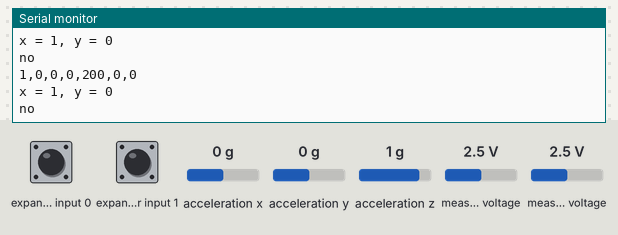
This sketch was run on a simulated Arduino Uno, built with avr-gcc and run on an emulated ATmega328P. On the bench: the last lines printed to the serial monitor. Wiring (inferred from the names in the program): Wii Nunchuk at I2C address 0x52. Inputs (shaded band) come from the test bench; at power-on: measured voltage 2.5 V, acceleration x 0 g, acceleration y 0 g, acceleration z 1 g, expander input 0 HIGH, expander input 1 HIGH. No radio packets arrive unless stated.

Above: at 1.2 s.
1.3 s: measured voltage (sensor 200) set to 0.1 V
At 1.33 s:
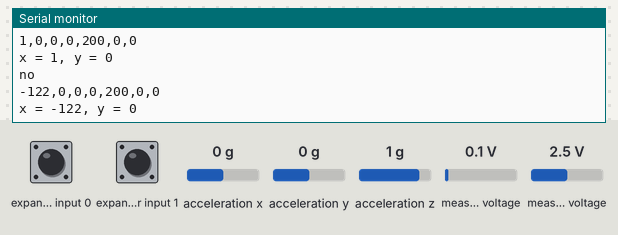
2.9 s: acceleration x set to 0.8 g
At 3.6 s:
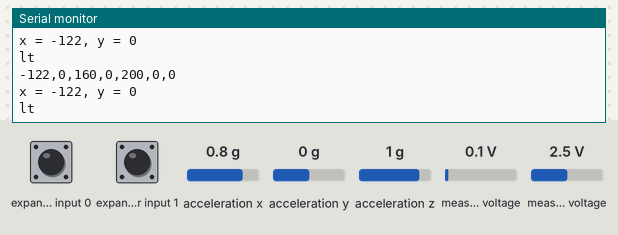
5.9 s: measured voltage (sensor 201) set to 0.1 V
At 6.5 s:
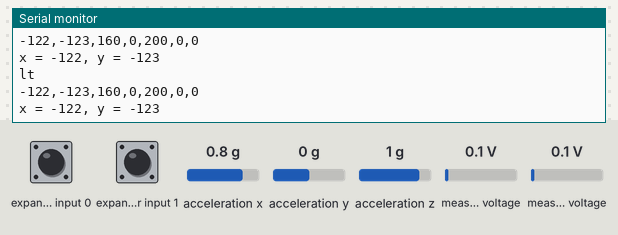
8.9 s: acceleration y set to -1.4 g
At 9.5 s:
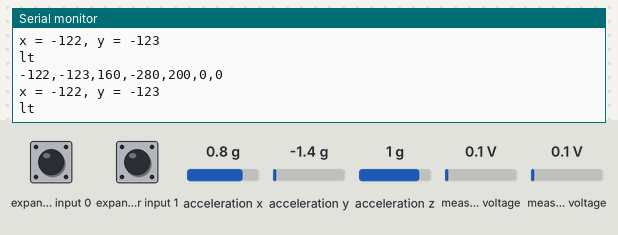
11.9 s: acceleration z set to -1.4 g
At 12.4 s:
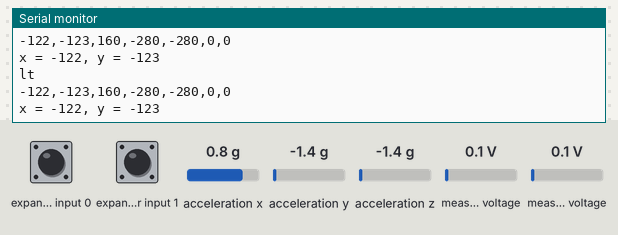
14.9 s: measured voltage (sensor 200) set to 2.5 V
At 15.8 s:
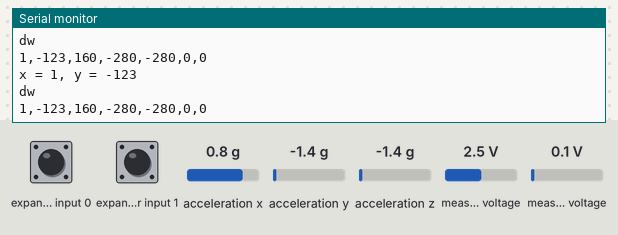

The sketch:

remote.ino
```cpp
#include <RH_ASK.h> //libraria RadioHead, pentru modulul Wireles
#include <SPI.h>//librarie folosita de libraria RadioHead
#include <Nunchuk.h>//librarie folosite pentru comunicarea cu joystickul
#include <Wire.h>//librarie folosita de Nunchuck.h
RH_ASK rf_driver; //initializam modulul wireles
int normalx = 0; //valoare x a joysticului in stadiu de repaus
int normaly = 0;//valoare y a joysticului in stadiu de repaus
int step = 50; //valoare minima pentru ca barca sa mearga - sensitivitatea
void setup() {
  Serial.begin(9600);//folosim Serial port pentru debugging

  rf_driver.init();//intializam modulul wireles
  Wire.begin();
  //initializam controlerul
  nunchuk_init();
}

void loop() {
  if (nunchuk_read()) {//cand primit date de la joystick
    // nunchuck_data - date de la joystick
    //printam pentru debuging
    nunchuk_print();
    int xValue = nunchuk_joystickX();
    int yValue = nunchuk_joystickY();
    //Preia datele de la joystick si le trimite prin radio
    Serial.print("x = ");
    Serial.print(xValue);
    Serial.print(", y = ");
    Serial.println(yValue);
    //calculez comanda in functie de variabilele normalx, normaly si step
    const char *msg = "no";
    if (yValue > normalx + step) {
      msg = "up";//in fata
    }
    if (yValue < normalx - step) {
      msg = "dw";//in spate
    }
    if (xValue < normaly - step) {
      msg = "lt";//stanga

    }
    if (xValue > normaly + step) {
      msg = "rt";//dreapta

    }
    Serial.println(msg);
    //trimit comanda
    rf_driver.send((uint8_t *)msg, strlen(msg));
    rf_driver.waitPacketSent();
  }
  //delay de 10 milisecunde pentru a nu suprasolicita placuta
  delay(10);
}
```

Nunchuk.h
```cpp
// (licence header left out)
#ifndef NUNCHUK_H
#define NUNCHUK_H

#include <Wire.h>

// Calibration accelerometer values, depends on your Nunchuk
#define NUNCHUK_ACCEL_X_ZERO 512
#define NUNCHUK_ACCEL_Y_ZERO 512
#define NUNCHUK_ACCEL_Z_ZERO 512

// Calibration joystick values
#define NUNCHUK_JOYSTICK_X_ZERO 127
#define NUNCHUK_JOYSTICK_Y_ZERO 128

// Whether to disable encryption. Enabling encryption means that every packet must be decrypted, which wastes cpu cycles. Cheap Nunchuk clones have problems with the encrypted init sequence, so be sure you know what you're doing
#define NUNCHUK_DISABLE_ENCRYPTION

// Print debug information instead of a CSV stream to the serial port
// #define NUNCHUK_DEBUG

// The Nunchuk I2C address
#define NUNCHUK_ADDRESS 0x52

#if ARDUINO >= 100
#define I2C_READ() Wire.read()
#define I2C_WRITE(x) Wire.write(x)
#else
#define I2C_READ() Wire.receive()
#define I2C_WRITE(x) Wire.send(x)
#endif

#define I2C_START(x) Wire.beginTransmission(x)
#define I2C_STOP() Wire.endTransmission(true)

uint8_t nunchuk_data[6];
uint8_t nunchuk_cali[16];

#if defined(__AVR_ATmega168__) || defined(__AVR_ATmega328P__) // Only Arduino UNO
/**
 * Use normal analog ports as power supply, which is useful if you want to have all pins in a row
 * Like for the famous WiiChuck adapter
 * @see https://todbot.com/blog/2008/02/18/wiichuck-wii-nunchuck-adapter-available/
 */
static void nunchuk_init_power() {
    // Add power supply for port C2 (GND) and C3 (PWR)
    PORTC &= ~_BV(PORTC2);
    PORTC |= _BV(PORTC3);
    DDRC |= _BV(PORTC2) | _BV(PORTC3);
    delay(100);
}
#endif
/**
 * Initializes the Nunchuk communication by sending a sequence of bytes
 */
static void nunchuk_init() {

#ifdef NUNCHUK_DISABLE_ENCRYPTION
    I2C_START(NUNCHUK_ADDRESS);
    I2C_WRITE(0xF0);
    I2C_WRITE(0x55);
    I2C_STOP();
    // delay(1);
    I2C_START(NUNCHUK_ADDRESS);
    I2C_WRITE(0xFB);
    I2C_WRITE(0x00);
    I2C_STOP();
    // delay(1);
#else
    I2C_START(NUNCHUK_ADDRESS);
    I2C_WRITE(0x40);
    I2C_WRITE(0x00);
    I2C_STOP();
    // delay(1);
#endif

#ifdef NUNCHUK_DEBUG
    Serial.print("Ident: "); // 0xA4200000 for Nunchuck, 0xA4200101 for Classic, 0xA4200402 for Balance

    I2C_START(NUNCHUK_ADDRESS);
    I2C_WRITE(0xFA);
    I2C_STOP();

    Wire.requestFrom(NUNCHUK_ADDRESS, 6);
    for (uint8_t i = 0; i < 6; i++) {
        if (Wire.available()) {
            Serial.print(I2C_READ(), HEX);
            Serial.print(" ");
        }
    }
    I2C_STOP();
    Serial.println("");

    delay(100); // Wait for serial transfer, before loop()ing
#endif

}

/**
 * Decodes a byte if encryption is used
 *
 * @param x The byte to be decoded
 */
static inline uint8_t nunchuk_decode_byte(uint8_t x) {
#ifdef NUNCHUK_DISABLE_ENCRYPTION
    return x;
#else
    return (x ^ 0x17) + 0x17;
#endif
}

/**
 * Central function to read a full chunk of data from Nunchuk
 *
 * @return A boolean if the data transfer was successful
 */
static uint8_t nunchuk_read() {

    uint8_t i;
    Wire.requestFrom(NUNCHUK_ADDRESS, 6);
#ifdef SAM
    delayMicroseconds(10);
#endif
    for (i = 0; i < 6 && Wire.available(); i++) {
        nunchuk_data[i] = nunchuk_decode_byte(I2C_READ());
    }
    I2C_START(NUNCHUK_ADDRESS);
    I2C_WRITE(0x00);
#ifdef SAM
    delayMicroseconds(100);
#endif
    I2C_STOP();
    return i == 6;
}

/**
 * Checks the current state of button Z
 */
static uint8_t nunchuk_buttonZ() {
    return (~nunchuk_data[5] >> 0) & 1;
}

/**
 * Checks the current state of button C
 */
static uint8_t nunchuk_buttonC() {
    return (~nunchuk_data[5] >> 1) & 1;
}

/**
 * Retrieves the raw X-value of the joystick
 */
static uint8_t nunchuk_joystickX_raw() {
    return nunchuk_data[0];
}

/**
 * Retrieves the raw Y-value of the joystick
 */
static uint8_t nunchuk_joystickY_raw() {
    return nunchuk_data[1];
}

/**
 * Retrieves the calibrated X-value of the joystick
 */
static int16_t nunchuk_joystickX() {
    return (int16_t) nunchuk_joystickX_raw() - (int16_t) NUNCHUK_JOYSTICK_X_ZERO;
}

/**
 * Retrieves the calibrated Y-value of the joystick
 */
static int16_t nunchuk_joystickY() {
    return (int16_t) nunchuk_joystickY_raw() - (int16_t) NUNCHUK_JOYSTICK_Y_ZERO;
}

/**
 * Calculates the angle of the joystick
 */
static float nunchuk_joystick_angle() {
    return atan2((float) nunchuk_joystickY(), (float) nunchuk_joystickX());
}

/**
 * Retrieves the raw X-value of the accelerometer
 */
static uint16_t nunchuk_accelX_raw() {
    return ((uint16_t) nunchuk_data[2] << 2) | ((nunchuk_data[5] >> 2) & 3);
}

/**
 * Retrieves the raw Y-value of the accelerometer
 */
static uint16_t nunchuk_accelY_raw() {
    return ((uint16_t) nunchuk_data[3] << 2) | ((nunchuk_data[5] >> 4) & 3);
}

/**
 * Retrieves the raw Z-value of the accelerometer
 */
static uint16_t nunchuk_accelZ_raw() {
    return ((uint16_t) nunchuk_data[4] << 2) | ((nunchuk_data[5] >> 6) & 3);
}

/**
 * Retrieves the calibrated X-value of the accelerometer
 */
static int16_t nunchuk_accelX() {
    return (int16_t) nunchuk_accelX_raw() - (int16_t) NUNCHUK_ACCEL_X_ZERO;
}

/**
 * Retrieves the calibrated Y-value of the accelerometer
 */
static int16_t nunchuk_accelY() {
    return (int16_t) nunchuk_accelY_raw() - (int16_t) NUNCHUK_ACCEL_Y_ZERO;
}

/**
 * Retrieves the calibrated Z-value of the accelerometer
 */
static int16_t nunchuk_accelZ() {
    return (int16_t) nunchuk_accelZ_raw() - (int16_t) NUNCHUK_ACCEL_Z_ZERO;
}

/**
 * Calculates the pitch angle THETA around y-axis of the Nunchuk in radians
 */
static float nunchuk_pitch() { // tilt-y
    return atan2((float) nunchuk_accelY(), (float) nunchuk_accelZ());
}

/**
 * Calculates the roll angle PHI around x-axis of the Nunchuk in radians
 */
static float nunchuk_roll() { // tilt-x
    return atan2((float) nunchuk_accelX(), (float) nunchuk_accelZ());
}

/**
 * A handy function to print either verbose information of the Nunchuk or a CSV stream for Processing
 */
static void nunchuk_print() {

#ifdef NUNCHUK_DEBUG
    char buf[100];

    sprintf(buf, "Joy X=%4d Y=%4d   Acc X=%4d Y=%4d Z=%4d   Btn Z=%1d C=%1d\n",
        nunchuk_joystickX(), nunchuk_joystickY(),
        nunchuk_accelX(), nunchuk_accelY(), nunchuk_accelZ(),
        nunchuk_buttonZ(), nunchuk_buttonC());
    Serial.print(buf);
#else
    Serial.print(nunchuk_joystickX(), DEC);
    Serial.print(",");
    Serial.print(nunchuk_joystickY(), DEC);
    Serial.print(",");
    Serial.print(nunchuk_accelX(), DEC);
    Serial.print(",");
    Serial.print(nunchuk_accelY(), DEC);
    Serial.print(",");
    Serial.print(nunchuk_accelZ(), DEC);
    Serial.print(",");
    Serial.print(nunchuk_buttonZ(), DEC);
    Serial.print(",");
    Serial.print(nunchuk_buttonC(), DEC);
    Serial.print("\n");
#endif
}

#endif
```

Measured:
- after the input at 1.3 s, the serial monitor: prints a new line at once (image 1)
- after the input at 2.9 s, the serial monitor: prints a new line after 0.07 s (image 2)
- after the input at 5.9 s, the serial monitor: prints a new line after 0.05 s (image 3)
- after the input at 8.9 s, the serial monitor: prints a new line at once (image 4)
- after the input at 11.9 s, the serial monitor: prints a new line at once (image 5)
- after the input at 14.9 s, the serial monitor: prints a new line at once (image 6)
